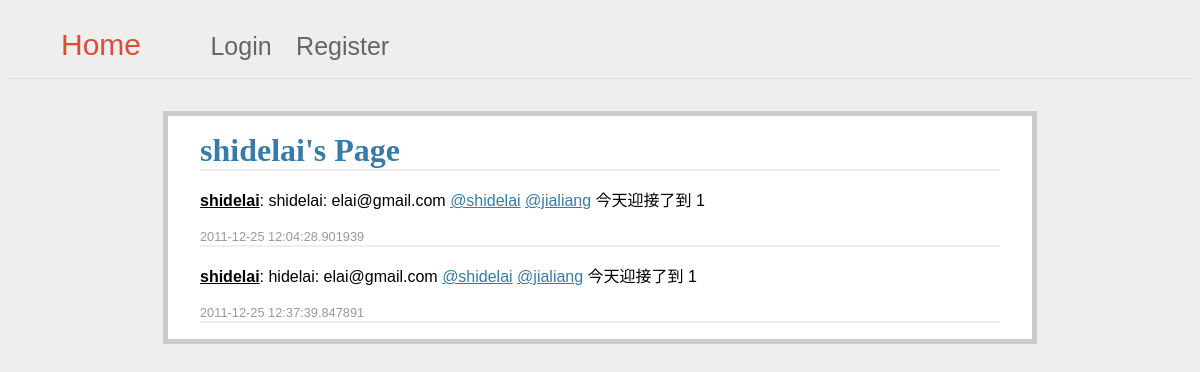
The page /shidelai on the database its author committed.
### models.py (models this page shows, shortened)
class Tweet(Base):
    __tablename__ = 'tweet'
    id = Column(Integer, primary_key=True)
    author = Column(String(20), nullable=True)
    text = Column(String(200), nullable=True)
    post_time = Column(TIMESTAMP, nullable=True)

### views.py (the view)
@app.route("/<request_username>")
def user(request_username):
    app.logger.debug("user(request_username) CALLED")
    if users.is_user(request_username):
        app.logger.debug(request_username + " is registed user")
        tweets = Tweet.query.filter_by(author = request_username).order_by('post_time').all()
        if(request_username == session.get('username')):
            return render_template("user_addform.html", request_username=request_username, tweets = tweets)
        else:
            return render_template("user.html", request_username=request_username, tweets = tweets)
    else:
        abort(404)

### __init__.py (called while the page is built)
@template_rendered.connect_via(app)
def when_template_rendered(sender, template, context):
    pass

@app.before_request
def before_request():
    app.logger.debug('before_request() called')

@app.teardown_request
def teardown_request(exception):
    pass

### users.py (called while the page is built)
def is_user(username):
    if User.query.filter_by(name = username).first():
        return True
    else:
        return False

### views.py (called while the page is built)
@app.teardown_request
def shutdown_session(exception=None):
    db_session.remove()

### templates/user.html
{% extends "base_tweets.html" %}
{% block page_intr %}
    	<h1>{{ request_username }}'s Page</h1>
{% endblock %}

### templates/base_tweets.html
{% extends "base.html" %}
{% block tweets %}
  <ul class="tweets">
  {% for tweet in tweets %}
    <li>
	  	<p><a href="/{{ tweet.author }}" class="author">{{ tweet.author }}</a>: {{ tweet.text | safe }}</p>
		<span class="time">{{ tweet.post_time }}</span>
    </li>
  {% else %}
    <li><em>Unbelievable.  No tweets here so far</em></li>
  {% endfor %}
  </ul>
{% endblock %}

### static/style.css (style rules this page uses)
body { font-family: sans-serif; background: #eee; }
a, h1, h2 { color: #377BA8; }
h1, h2 { font-family: 'Georgia', serif; margin: 0; }
h1 { border-bottom: 2px solid #eee; }
ul, li { margin: 0; padding: 0; border: 0; outline: 0; list-style-type: none; }
.time { font-size: 0.8em; color: #999; font-weight: normal; }
.tweets li { border-bottom: 2px solid #EEE; }
.tweets li .author { color: black; font-weight: bold; }

### rows shown on the page
Tweet: author "shidelai", text "shidelai: elai@gmail.com @shidelai @jialiang 今天迎接了到 1", post_time "2011-12-25 12:04:28.901939"
Tweet: author "shidelai", text "hidelai: elai@gmail.com @shidelai @jialiang 今天迎接了到 1", post_time "2011-12-25 12:37:39.847891"

### other values the page prints
{{ request_username }} "shidelai"
